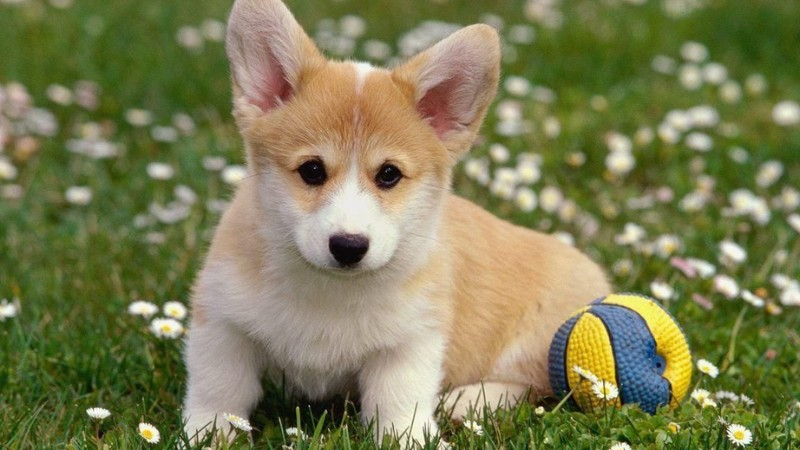
#> input picture img/dog.jpg, 800 x 450 px, found by its file name
$ python Fourier2D_and_nguoc.py
#> lines starting #> are read from the running program, lines starting #| are printed output that depends on the picture
import numpy as np
import matplotlib.pyplot as plt
import cv2

img = cv2.imread("img/dog.jpg")
#> img is the input picture: shape (450, 800, 3); mean B, G, R 83.4, 125.2, 124.8
img_gray = cv2.cvtColor(img, cv2.COLOR_BGR2GRAY)
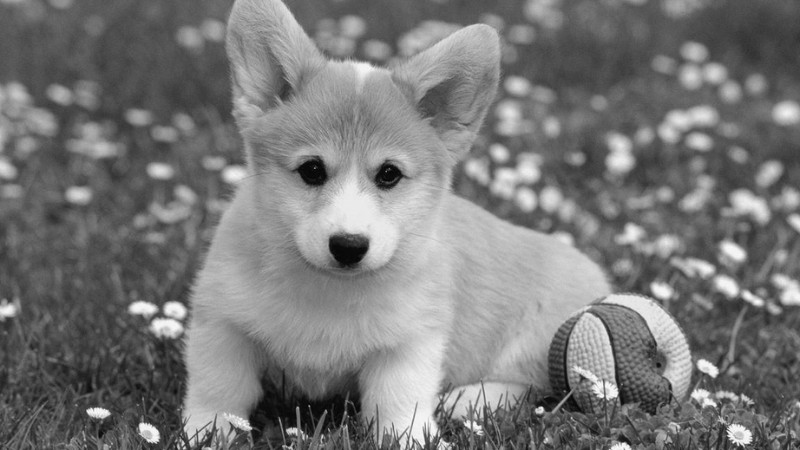
#> img_gray: shape (450, 800); min 1, max 254, mean 120.3
F = np.fft.fft2(img_gray)
fshift = np.fft.fftshift(F)
mag_spectrum =20*np.log(np.abs(fshift))
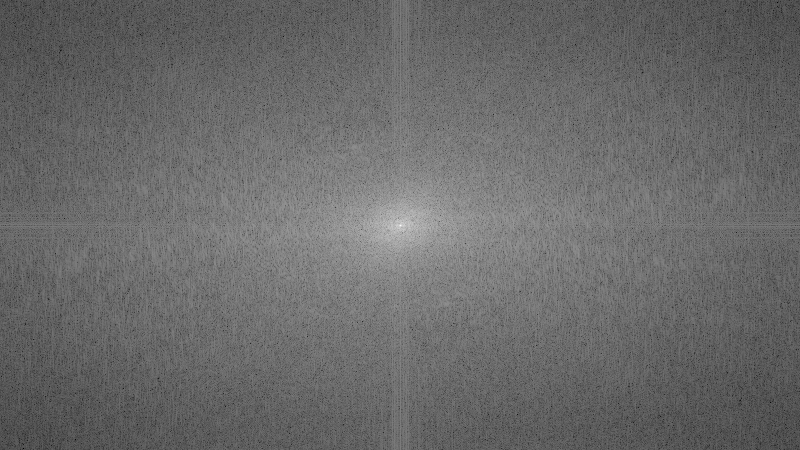
#> mag_spectrum: shape (450, 800) float64; min 13.21, max 351.7, mean 154.1; drawn with min black and max white
f = np.real(np.fft.ifft2(F))
fig =plt.figure(dpi = 300)
plt.subplot(1,3,1)
plt.imshow(img_gray, cmap="gray")
plt.axis("off")
plt.title("InputImage", fontsize=8)
plt.subplot(1,3,2)
plt.imshow(mag_spectrum, cmap="gray")
plt.axis("off")
plt.title("Spectrum", fontsize=8)
plt.subplot(1,3,3)
plt.imshow(f, cmap="gray")
plt.axis("off")
plt.title("IFFT image", fontsize=8)
plt.show()
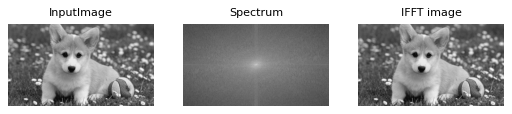
#> figure drawn by matplotlib, 3 panels

$ run again, with img/PCB_xray_330_334.jpg copied over img/dog.jpg
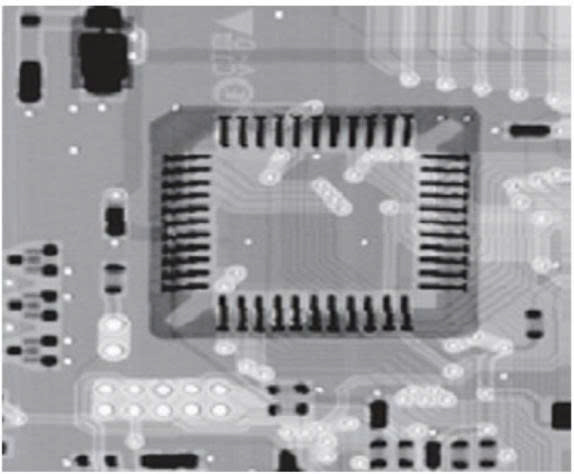
#> input picture img/PCB_xray_330_334.jpg, 574 x 474 px, found by its file name
#> img is the input picture: shape (474, 574, 3); mean B, G, R 160.3, 156.4, 157.1
#> `mag_spectrum =20*np.log(np.abs(fshift))`:
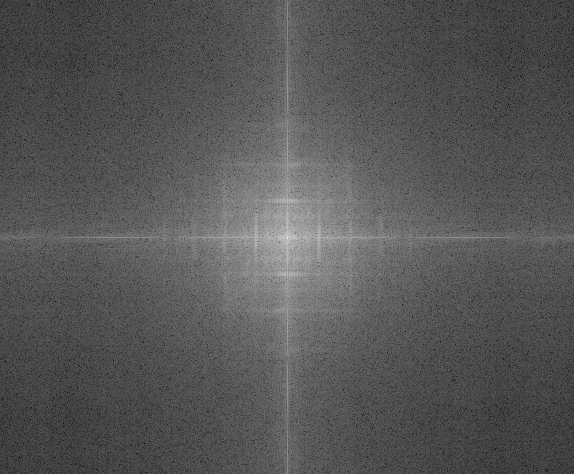
#> mag_spectrum: shape (474, 574) float64; min 15.37, max 351.4, mean 129.3; drawn with min black and max white
#> `plt.show()`:
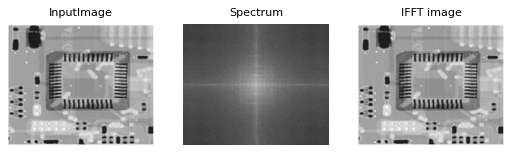
#> figure drawn by matplotlib, 3 panels

$ run again, with img/bien640_480.jpg copied over img/dog.jpg
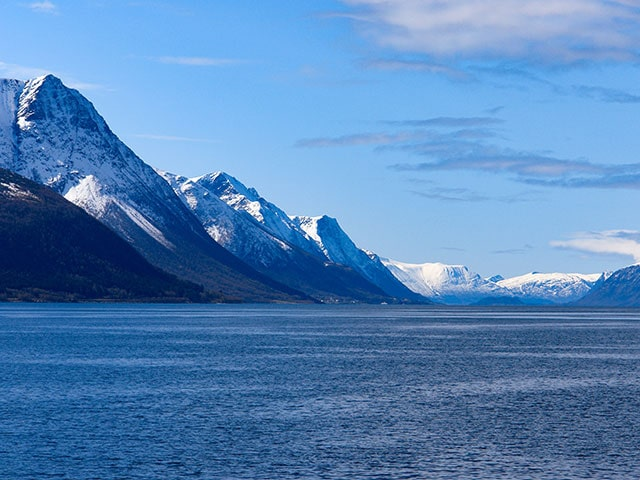
#> input picture img/bien640_480.jpg, 640 x 480 px, found by its file name
#> img is the input picture: shape (480, 640, 3); mean B, G, R 183.7, 132.7, 86.1
#> `mag_spectrum =20*np.log(np.abs(fshift))`:
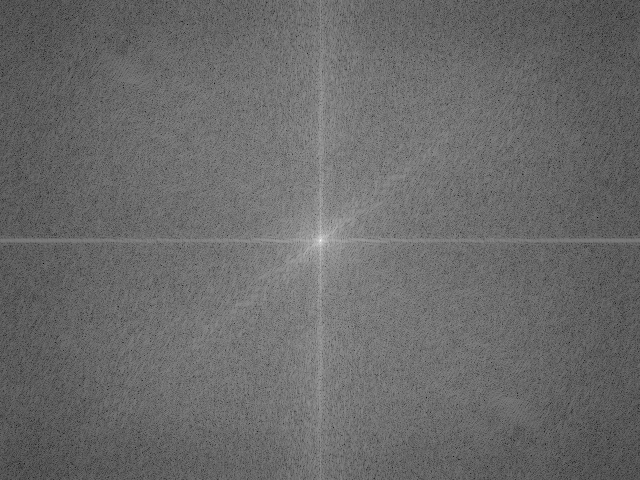
#> mag_spectrum: shape (480, 640) float64; min 33.46, max 349.2, mean 165.3; drawn with min black and max white
#> `plt.show()`:
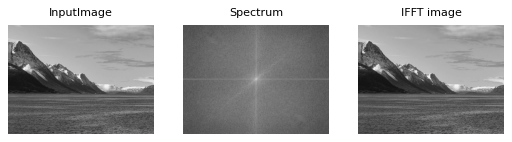
#> figure drawn by matplotlib, 3 panels
